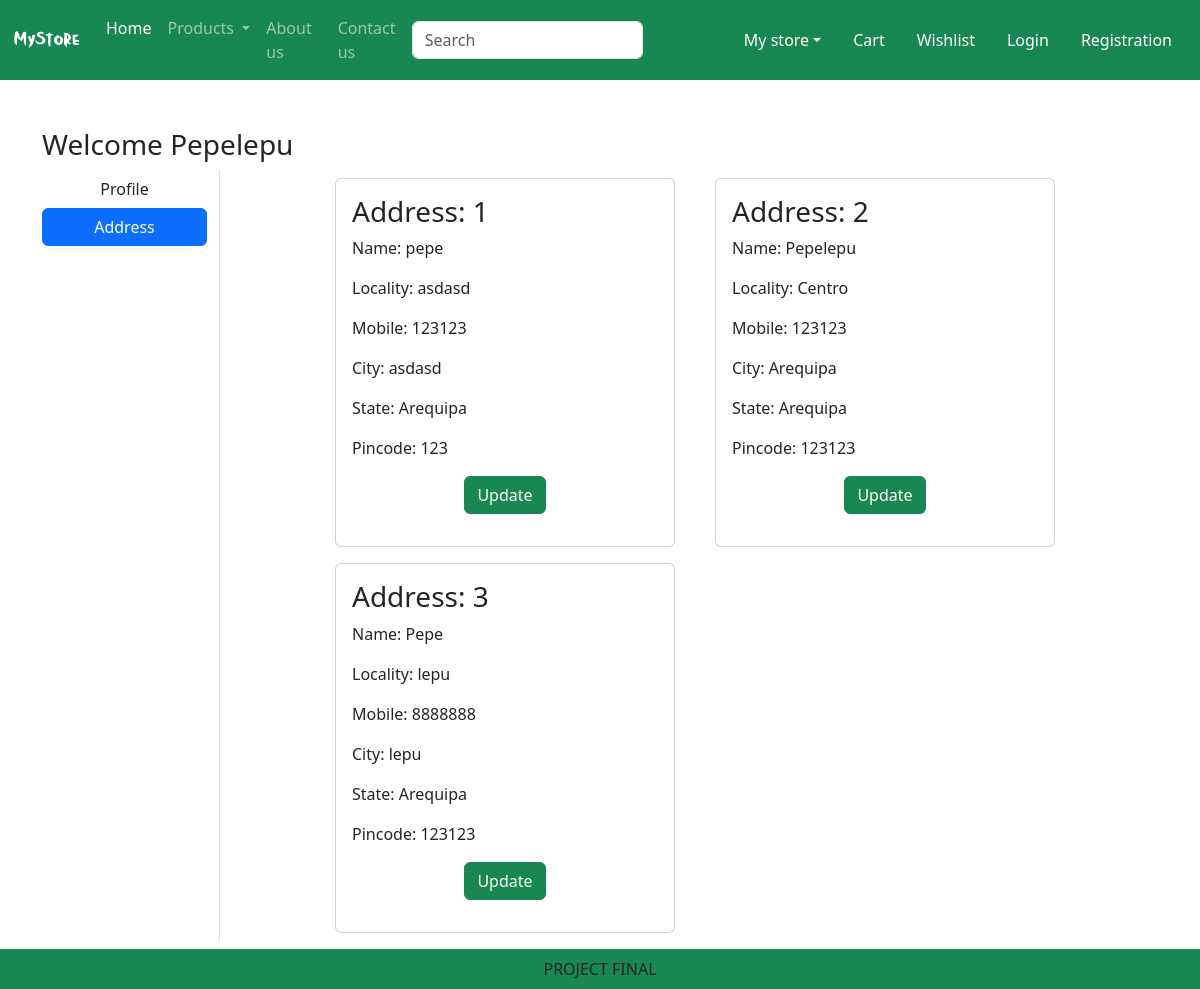
Screenshot of /address/ (signed in) with the database file from the repository.
### app/models.py (models this page shows, shortened)
class Customer(models.Model):
    user=models.ForeignKey(User, on_delete=models.CASCADE)
    name=models.CharField(max_length=200)
    locality=models.CharField(max_length=200)
    city=models.CharField(max_length=50)
    mobile=models.IntegerField(default=0)
    zipcode=models.IntegerField()
    state=models.CharField(choices=STATE_CHOICES, max_length=100)

### app/views.py (the view)
# urls.py: path('address/', views.address , name='address'),
def address(request):
    add = Customer.objects.filter(user=request.user)
    return render(request,'app/address.html', locals())

### app/templates/app/address.html (shortened to what this page needs)
{% extends 'app/base.html' %}
{% load static %}
{% block main-content %}
<div class ="container my-5">
    <div class ="row">
        <h3>Welcome <span class="text-capitalize">{{request.user}}</span></h3>
        <div class="col-sm-2 border-end">
            <ul class="list-unstyled">
                <li class="d-grid"><a href ="{% url 'profile' %}" class="btn">Profile</a></li>
                <li class="d-grid"><a href ="{% url 'address' %}" class="btn btn-primary">Address</a></li>
            </ul>
        </div>
        <div class="col-sm-8 offset-sm-1">
            <div class="row">
                {% for ad in add %}
                <div class ="col-sm-6">
                    <div class ="card m-2">
                        <div class ="card-body">
                            <h3>Address: {{forloop.counter}}</h3>
                            <p>Name: {{ad.name}}</p>
                            <p>Locality: {{ad.locality}}</p>
                            <p>Mobile: {{ad.mobile}}</p>
                            <p>City: {{ad.city}}</p>
                            <p>State: {{ad.state}}</p>
                            <p>Pincode: {{ad.zipcode}}</p>
                            <p class="text-center"><a href="#" type="button" class="btn btn-success">Update</a></p>
                        </div>
                    </div>
                </div>
                {% endfor %}
            </div>
        </div>
    </div>
</div>
{% endblock main-content %}

### rows the page displays
Customer: name "pepe", locality "asdasd", mobile "123123", city "asdasd", state "Arequipa", zipcode "123"
Customer: name "Pepelepu", locality "Centro", mobile "123123", city "Arequipa", state "Arequipa", zipcode "123123"
Customer: name "Pepe", locality "lepu", mobile "8888888", city "lepu", state "Arequipa", zipcode "123123"

### other values shown
{{ request.user }} "Pepelepu"
